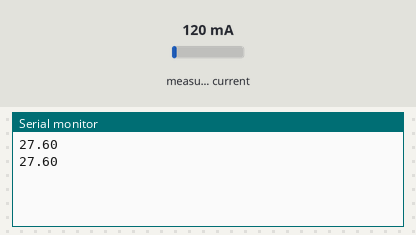
Recording of a sketch running on a simulated Arduino Uno, built with avr-gcc and run on an emulated ATmega328P. Parts: the last lines printed to the serial monitor. The inputs (shaded band) are chosen by the test bench; at power-on: measured current 120 mA.

Above: at 1.8 s.
1.9 s: measured current set to 40 mA
At 2.9 s:
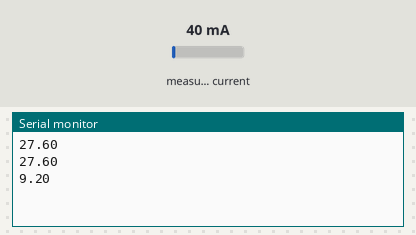
3.4 s: measured current set to 500 mA
At 4.9 s:
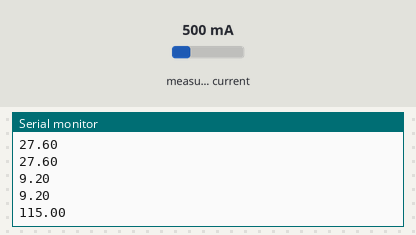
Timing chart, 0 to 6.4 s (numbered marks = the images above; inputs shaded):
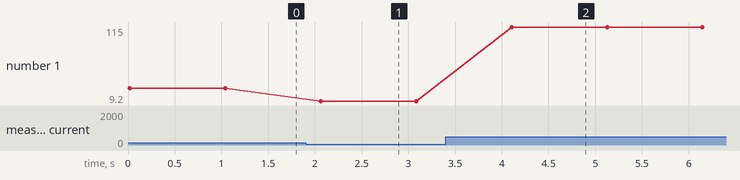

Measured:
- after the input at 1.9 s, the serial monitor: prints a new line after 0.16 s (image 1)
- after the input at 3.4 s, the serial monitor: prints a new line after 0.71 s (image 2)
- plotted number 1: 27.6 → 9.2 after the input at 1.9 s, 9.2 → 115 after the input at 3.4 s

The sketch:

watt_meter.ino
```cpp
#include "ACS712.h"
int count = 0;
int interval = 60;
int myArray [60];
double sumP = 0;

ACS712 sensor(ACS712_30A, A0);
void setup() {
  Serial.begin(9600);
  sensor.calibrate();
}

void loop() {
  float U = 230;
  float I = sensor.getCurrentAC();
  if (I >= 0.06 && I <= 0.1) I = 0;
  float P = U * I;
  Serial.println(P);
  count += 1;
  myArray[count -1] = P;
  if (count == interval)
  {
    for (int i = 0; i <= interval-1; i++)
    {
      sumP += myArray[i];
    }
    Serial.println(String("P = ") + sumP + " Watts");
    count = 0;
    sumP = 0;
  }
  delay(1000);
}
```
